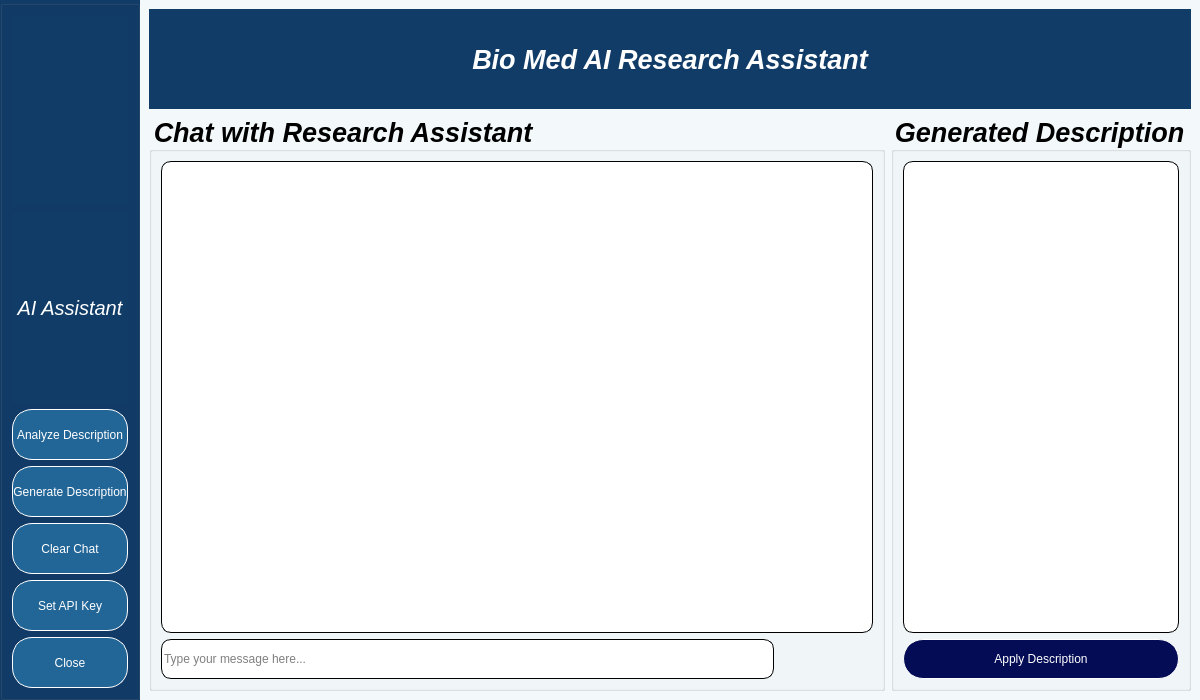
<?xml version="1.0" encoding="UTF-8"?>
<ui version="4.0">
 <class>AIAssistantWindow</class>
 <widget class="QDialog" name="AIAssistantWindow">
  <property name="geometry">
   <rect>
    <x>0</x>
    <y>0</y>
    <width>1200</width>
    <height>700</height>
   </rect>
  </property>
  <property name="windowTitle">
   <string>AI Research Assistant</string>
  </property>
  <layout class="QHBoxLayout" name="horizontalLayout">
   <property name="spacing">
    <number>0</number>
   </property>
   <property name="leftMargin">
    <number>0</number>
   </property>
   <property name="topMargin">
    <number>0</number>
   </property>
   <property name="rightMargin">
    <number>0</number>
   </property>
   <property name="bottomMargin">
    <number>0</number>
   </property>
   <item>
    <widget class="QGroupBox" name="leftPanel">
     <property name="maximumSize">
      <size>
       <width>220</width>
       <height>16777215</height>
      </size>
     </property>
     <property name="styleSheet">
      <string notr="true">background-color: rgb(17, 60, 103);</string>
     </property>
     <property name="title">
      <string/>
     </property>
     <layout class="QVBoxLayout" name="verticalLayout">
      <item>
       <widget class="QLabel" name="logo">
        <property name="minimumSize">
         <size>
          <width>0</width>
          <height>150</height>
         </size>
        </property>
        <property name="styleSheet">
         <string notr="true">image: url(:/new/prefix1/image/Adobe Express - file (5).png);</string>
        </property>
        <property name="text">
         <string/>
        </property>
        <property name="alignment">
         <set>Qt::AlignmentFlag::AlignCenter</set>
        </property>
       </widget>
      </item>
      <item>
       <widget class="QLabel" name="titleLabel">
        <property name="font">
         <font>
          <family>Segoe UI</family>
          <pointsize>15</pointsize>
          <italic>true</italic>
          <fontweight>Black</fontweight>
         </font>
        </property>
        <property name="styleSheet">
         <string notr="true">background-color: rgb(17, 60, 103);
color: rgb(255, 255, 255);
font: 900 italic 15pt &quot;Segoe UI&quot;;</string>
        </property>
        <property name="text">
         <string>AI Assistant</string>
        </property>
        <property name="alignment">
         <set>Qt::AlignmentFlag::AlignCenter</set>
        </property>
       </widget>
      </item>
      <item>
       <widget class="QPushButton" name="analyzeButton">
        <property name="minimumSize">
         <size>
          <width>0</width>
          <height>51</height>
         </size>
        </property>
        <property name="styleSheet">
         <string notr="true">border:1px solid white;
border-radius:20px;
background-color:#226597;
color:white</string>
        </property>
        <property name="text">
         <string>Analyze Description</string>
        </property>
       </widget>
      </item>
      <item>
       <widget class="QPushButton" name="generateButton">
        <property name="minimumSize">
         <size>
          <width>0</width>
          <height>51</height>
         </size>
        </property>
        <property name="styleSheet">
         <string notr="true">border:1px solid white;
border-radius:20px;
background-color:#226597;
color:white</string>
        </property>
        <property name="text">
         <string>Generate Description</string>
        </property>
       </widget>
      </item>
      <item>
       <widget class="QPushButton" name="clearChatButton">
        <property name="minimumSize">
         <size>
          <width>0</width>
          <height>51</height>
         </size>
        </property>
        <property name="styleSheet">
         <string notr="true">border:1px solid white;
border-radius:20px;
background-color:#226597;
color:white</string>
        </property>
        <property name="text">
         <string>Clear Chat</string>
        </property>
       </widget>
      </item>
      <item>
       <widget class="QPushButton" name="apiKeyButton">
        <property name="minimumSize">
         <size>
          <width>0</width>
          <height>51</height>
         </size>
        </property>
        <property name="styleSheet">
         <string notr="true">border:1px solid white;
border-radius:20px;
background-color:#226597;
color:white</string>
        </property>
        <property name="text">
         <string>Set API Key</string>
        </property>
       </widget>
      </item>
      <item>
       <widget class="QPushButton" name="closeButton">
        <property name="minimumSize">
         <size>
          <width>0</width>
          <height>51</height>
         </size>
        </property>
        <property name="styleSheet">
         <string notr="true">border:1px solid white;
border-radius:20px;
background-color:#226597;
color:white</string>
        </property>
        <property name="text">
         <string>Close</string>
        </property>
       </widget>
      </item>
     </layout>
    </widget>
   </item>
   <item>
    <widget class="QWidget" name="mainContent" native="true">
     <property name="styleSheet">
      <string notr="true">background-color: rgb(243, 249, 251);</string>
     </property>
     <layout class="QVBoxLayout" name="verticalLayout_2">
      <item>
       <widget class="QLabel" name="headerLabel">
        <property name="minimumSize">
         <size>
          <width>0</width>
          <height>100</height>
         </size>
        </property>
        <property name="maximumSize">
         <size>
          <width>16777215</width>
          <height>100</height>
         </size>
        </property>
        <property name="font">
         <font>
          <pointsize>20</pointsize>
          <italic>true</italic>
          <bold>true</bold>
         </font>
        </property>
        <property name="styleSheet">
         <string notr="true">background-color: rgb(17, 60, 103);
color: rgb(255, 255, 255);</string>
        </property>
        <property name="text">
         <string>Bio Med AI Research Assistant</string>
        </property>
        <property name="alignment">
         <set>Qt::AlignmentFlag::AlignCenter</set>
        </property>
       </widget>
      </item>
      <item>
       <layout class="QHBoxLayout" name="contentLayout">
        <item>
         <widget class="QGroupBox" name="chatGroup">
          <property name="font">
           <font>
            <pointsize>20</pointsize>
            <italic>true</italic>
            <bold>true</bold>
           </font>
          </property>
          <property name="styleSheet">
           <string notr="true">color: rgb(0, 0, 0);</string>
          </property>
          <property name="title">
           <string>Chat with Research Assistant</string>
          </property>
          <layout class="QVBoxLayout" name="verticalLayout_3">
           <item>
            <widget class="QTextEdit" name="chatDisplay">
             <property name="styleSheet">
              <string notr="true">background-color: rgb(255, 255, 255);
border:1px solid black;
border-radius:10px;</string>
             </property>
             <property name="readOnly">
              <bool>true</bool>
             </property>
            </widget>
           </item>
           <item>
            <layout class="QHBoxLayout" name="inputLayout">
             <item>
              <widget class="QLineEdit" name="chatInput">
               <property name="minimumSize">
                <size>
                 <width>0</width>
                 <height>40</height>
                </size>
               </property>
               <property name="styleSheet">
                <string notr="true">background-color: rgb(255, 255, 255);
border:1px solid black;
border-radius:10px;</string>
               </property>
               <property name="placeholderText">
                <string>Type your message here...</string>
               </property>
              </widget>
             </item>
             <item>
              <widget class="QPushButton" name="micButton">
               <property name="maximumSize">
                <size>
                 <width>80</width>
                 <height>80</height>
                </size>
               </property>
               <property name="styleSheet">
                <string notr="true">image: url(:/new/prefix1/image/mic.png);
background: transparent; 
border: none;</string>
               </property>
               <property name="text">
                <string/>
               </property>
              </widget>
             </item>
             <item>
              <widget class="QPushButton" name="sendButton">
               <property name="minimumSize">
                <size>
                 <width>55</width>
                 <height>40</height>
                </size>
               </property>
               <property name="maximumSize">
                <size>
                 <width>100</width>
                 <height>40</height>
                </size>
               </property>
               <property name="styleSheet">
                <string notr="true">image: url(:/new/prefix1/image/send.png);
background: transparent; 
border: none;</string>
               </property>
               <property name="text">
                <string/>
               </property>
              </widget>
             </item>
            </layout>
           </item>
          </layout>
         </widget>
        </item>
        <item>
         <widget class="QGroupBox" name="descriptionGroup">
          <property name="maximumSize">
           <size>
            <width>300</width>
            <height>16777215</height>
           </size>
          </property>
          <property name="font">
           <font>
            <pointsize>20</pointsize>
            <italic>true</italic>
            <bold>true</bold>
           </font>
          </property>
          <property name="styleSheet">
           <string notr="true">color: rgb(0, 0, 0);</string>
          </property>
          <property name="title">
           <string>Generated Description</string>
          </property>
          <layout class="QVBoxLayout" name="verticalLayout_4">
           <item>
            <widget class="QTextEdit" name="descriptionEdit">
             <property name="styleSheet">
              <string notr="true">background-color: rgb(255, 255, 255);
border:1px solid black;
border-radius:10px;</string>
             </property>
            </widget>
           </item>
           <item>
            <widget class="QPushButton" name="applyButton">
             <property name="minimumSize">
              <size>
               <width>0</width>
               <height>40</height>
              </size>
             </property>
             <property name="styleSheet">
              <string notr="true">border:1px solid white;
border-radius:20px;
background-color:#030C54;
color:white</string>
             </property>
             <property name="text">
              <string>Apply Description</string>
             </property>
            </widget>
           </item>
          </layout>
         </widget>
        </item>
       </layout>
      </item>
     </layout>
    </widget>
   </item>
  </layout>
 </widget>
 <resources/>
 <connections/>
</ui>
